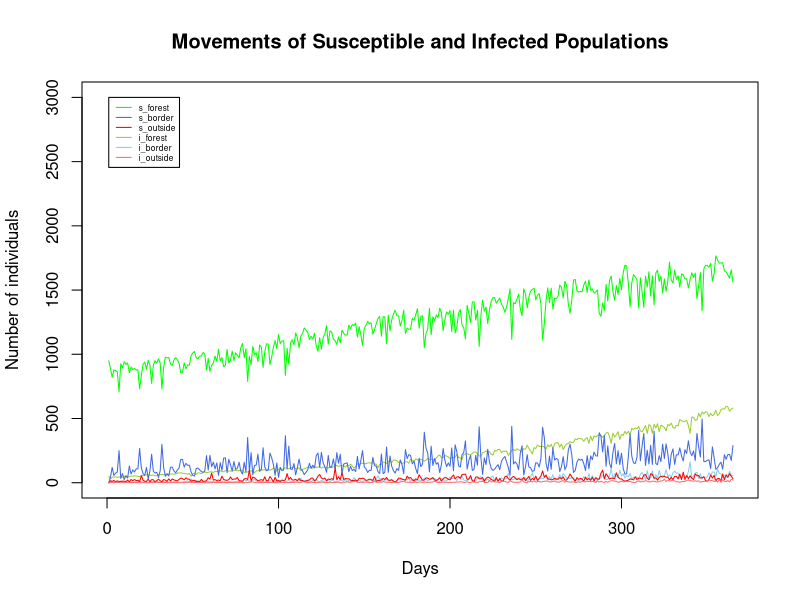

Write the R code that produced this figure.
library(tidyverse)

setwd("/Users/sonnybacigalupo/Documents/GitHub/asf-wild-boar")


# Set up model parameters ------------------------------------------------------------

#Set up numbers
n_population <- 3
max_time <- 365 # in days

# Setting up an array

patchNames=c("forest","border","outside")
stateNames=c("S","I")
n.patch=length(patchNames)
n.state=length(stateNames)
c_trace_tab<- array(NA,dim=c(length(1:max_time),n.patch,n.state),dimnames=list(NULL,patchNames,stateNames))

# Initial conditions
init_pop_s <- rep(0,n.patch)
init_pop_s[1] <- 950  # Number of susceptible

init_pop_i <- rep(0,n.patch)
init_pop_i[1] <- 50  # Number of infected

c_trace_tab[1,,"S"] <- init_pop_s # Set number of susceptible in forest
c_trace_tab[1,,"I"] <- init_pop_i # Set number of infected in forest

c_trace_tab[1,"forest","S"] # Check numbers
c_trace_tab[1,"forest","I"] 

# Transmission rate  (i.e. R0*gamma)
beta <- 0.01

# Read in movement data (per week)
move_data <- read_csv("move_matrix.csv",col_names = T) %>% as.matrix.data.frame()

# Convert data to daily rate
move_data_daily_0 <- move_data

# Make sure matrix is daily probability of movement to each other location by location
# i.e. columns sum up to 1
move_data_daily_0 <- move_data_daily_0/colSums(move_data_daily_0)

# Set up birth, death parameters per day
birth_per_capita <- 0.45*5/365 # Assumes 90% of females (50% of population) have 5 piglets per year
cull_probability <- 0.5/365
death_probability <- (0.1/365 + cull_probability) # Assumes lifespan 10 years
carrying_capacity <- c(1e4,100,1e5) # How many boar sustainable in different areas
daily_sd_movement <- 0.4 # Daily measure of variation in movement



# Run model ---------------------------------------------------------------

# Loop over time, with population movements from matrix

for(tt in 2:max_time){ # iterate over days
  
  pop_time_tt <- c_trace_tab[tt-1,,] # Population at start of this day
  new_total <- pop_time_tt # set up matrix to store new values
  
  # Loop over infection compartments
  for(kk in 1:2){
    
    # Choose compartment to move
    if(kk==1){pick_p <- "S"}
    if(kk==2){pick_p <- "I"}
    
    # Add randomness to probability of movement
    move_data_daily <- matrix(rlnorm(9,mean=log(move_data_daily_0),sd=daily_sd_movement),nrow=n.patch,byrow=F) # generate random daily values for movement
    move_data_daily <- t(t(move_data_daily)/colSums(move_data_daily)) # Make sure everything sums up to 1. eg sum(move_data_daily[1])

    # Calculate susceptible transitions
    pop_f_to_f <- rbinom(1,  pop_time_tt[1,pick_p],move_data_daily[1,1]) # How many stay in forest
    pop_f_to_b <- rbinom(1,  pop_time_tt[1,pick_p] -pop_f_to_f,move_data_daily[2,1]/(move_data_daily[2,1]+move_data_daily[3,1])) # Of those that leave forest, how many go to border
    pop_f_to_o <- as.integer(pop_time_tt[1,pick_p] - pop_f_to_f - pop_f_to_b) # The rest must go to outside
    
    pop_b_to_f <- rbinom(1,  pop_time_tt[2,pick_p],move_data_daily[1,2]) # How many go to in forest
    pop_b_to_b <- rbinom(1,  pop_time_tt[2,pick_p]-pop_b_to_f,move_data_daily[2,2]/(move_data_daily[2,2]+move_data_daily[3,2])) # Of rest, how many stay
    pop_b_to_o <- as.integer(pop_time_tt[2,pick_p] - pop_b_to_f - pop_b_to_b) # The rest must stay outside
    
    pop_o_to_f <- rbinom(1,  pop_time_tt[3,pick_p],move_data_daily[1,3]) # How many go to forest
    pop_o_to_b <- rbinom(1,  pop_time_tt[3,pick_p]-pop_o_to_f,move_data_daily[2,3]/(move_data_daily[2,3]+move_data_daily[3,3])) # Of rest, how many go to border
    pop_o_to_o <- as.integer(pop_time_tt[3,pick_p] - pop_o_to_f - pop_o_to_b) # The rest must go to outside
  
    # Tally up new populations after movement
    new_pop_f <- pop_f_to_f+pop_b_to_f+pop_o_to_f
    new_pop_b <- pop_f_to_b+pop_b_to_b+pop_o_to_b
    new_pop_o <- pop_f_to_o+pop_b_to_o+pop_o_to_o
    
    new_total[,pick_p] <- c(new_pop_f,new_pop_b,new_pop_o)
    
  }
  
  # Add disease transitions
  
  S_to_I <- rpois(3,lambda=beta*new_total[,"S"]*new_total[,"I"]/rowSums(new_total) ) # generate random infections 

  new_total[,"S"] <- pmax(new_total[,"S"] - S_to_I,0)  # (+ check S >=0)
  new_total[,"I"] <- new_total[,"I"] + S_to_I
  
  # Births and deaths into different compartments
  scaled_births_with_carrying_capacity <- birth_per_capita*pmax(0,(1-new_total[,"S"]/carrying_capacity) ) # Calculate birth rate, scaling to reduce as nearer carrying capacity
  new_births_S<- rpois(n_population,lambda = new_total[,"S"]*scaled_births_with_carrying_capacity) # Add Poisson births
  
  new_deaths_S <- rbinom(n_population,size=new_total[,"S"],prob=death_probability) # Add deaths
  new_deaths_I <- rbinom(n_population,size=new_total[,"I"],prob=death_probability) # Add deaths

  # Store new populations
  c_trace_tab[tt,,"S"] <- new_total[,"S"] + new_births_S - new_deaths_S # Add births and subtract deaths from total
  c_trace_tab[tt,,"I"] <- new_total[,"I"]  - new_deaths_I # Subtract deaths from total
    
  }



# Plot outplots -----------------------------------------------------------



c_trace_tab[1:5,,"S"] # Check first few iterations

c_trace_tab[1:5,,"I"]

# Plot populations

# par(mar=c(3,3,1,1))

plot(c_trace_tab[,,],col="white", 
     main = "Movements of Susceptible and Infected Populations", xlab = "Days", ylab = "Number of individuals", 
     xlim=c(0,max_time),ylim=c(1,3e3))

col_pick_s <- list("green","royalblue","red")
col_pick_i <- list("olivedrab3","skyblue","indianred1")


for(ii in 1:n.patch){
  
  lines(c_trace_tab[,ii,"S"],col=col_pick_s[[ii]])
  lines(c_trace_tab[,ii,"I"],col=col_pick_i[[ii]])
  
}

legend(1,3000,legend = c("s_forest","s_border","s_outside","i_forest","i_border","i_outside"), 
col = c("green","royalblue","red","olivedrab3","skyblue","indianred1"), lty = 1, border = "black", cex=0.5)

